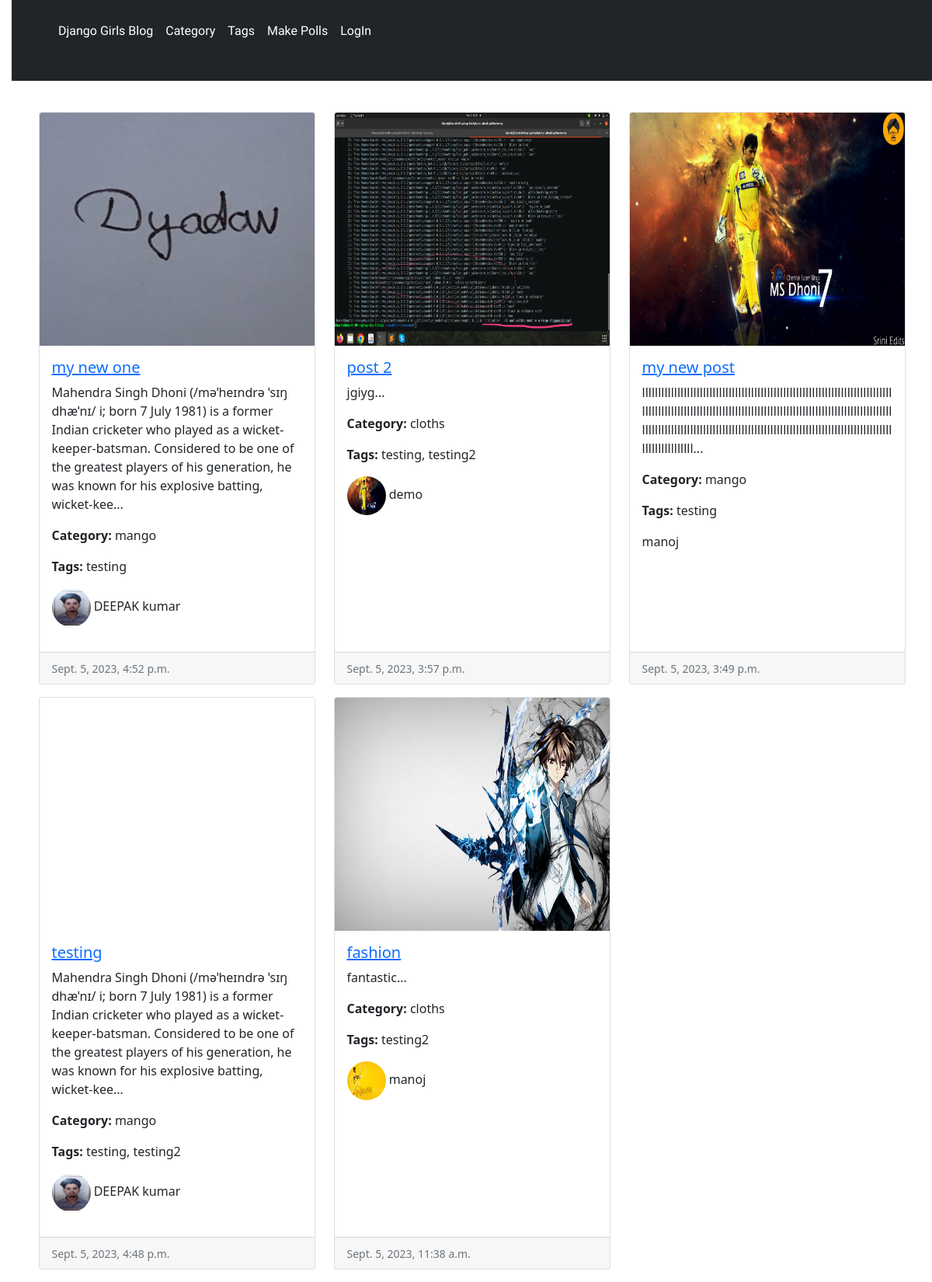
The page / on the database its author committed.
### blog/models.py (models this page shows, shortened)
class Post(models.Model):
    author = models.ForeignKey(User, on_delete=models.CASCADE)
    category = models.ForeignKey(Category, on_delete=models.CASCADE)
    tags = models.ManyToManyField(Tag)
    title = models.CharField(max_length=200)
    text = models.TextField()
    feature_img = models.ImageField(upload_to='post/feture',blank=True, null=True)
    thumbnail_img = models.ImageField(upload_to='post/thumbnail',blank=True, null=True)
    slug = AutoSlugField(populate_from='title', unique=True, default=None, null=True)
    created_date = models.DateTimeField(default=timezone.now)
    published_date = models.DateTimeField(blank=True, null=True)
    class Meta:
        ordering = ['-created_date',]

class Category(models.Model):
    name = models.CharField(max_length=60)
    desc = models.TextField()
    image = models.ImageField(upload_to='cat')
    slug = AutoSlugField(populate_from='name', unique=True, default=None, null=True)

class Tag(models.Model):
    name = models.CharField(max_length=60)
    desc = models.TextField()
    image = models.ImageField(upload_to='cat')
    def __str__(self):
        return self.name

class User(AbstractUser):
    phone_no = models.PositiveIntegerField(validators=[MaxValueValidator(9999999999)], null=True,blank=True)
    gender = models.CharField(max_length=1,choices=SEX_CHOICES,)
    date_of_birth = models.DateField(null=True)
    company = models.CharField(max_length=100,null=True,blank=True)
    city = models.CharField(max_length=30)
    state = models.CharField(max_length=30)
    country = models.CharField(max_length=30)
    user_img = models.ImageField(upload_to='UserImg', blank=True, null=True)
    user_web =  models.URLField(max_length=250,null=True,blank=True)
    user_address = models.CharField(max_length=300)
    rule = models.CharField(max_length=1,choices=RULE_CHOICES, null=True,blank=True)

### blog/views.py (the view)
# urls.py: path('',views.post_list, name='post_list'),
def post_list(request):
    posts = Post.objects.filter(published_date__lte=timezone.now()).order_by('-created_date')
    return render(request, 'blog/post_list.html', {'posts': posts})

### blog/templates/blog/post_list.html
{% extends 'blog/base.html' %}
{% block content %}
    <div class='row card-group'>
        {% for post in posts %}
          <div class="col-4 mb-3">
            <div class="card h-100">
              <embed
                src="{{post.thumbnail_img.url}}" width="450" height="300"
                class="card-img-top"
                alt="..."
              />
                <div class="card-body">
                    <h5 class="card-title"><a href="{% url 'post_detail' slug=post.slug %}">{{ post.title }}</a></h5>
                    <p class="card-text">{{ post.text|slice:250 }}...</p>
                    <p><strong>Category:</strong> {{ post.category.name }}</p>
                    <p><strong>Tags:</strong> {{ post.tags.all|join:", " }}</p>
                    <p class="in">
                    {% if post.author.user_img %}
                        <img src="{{post.author.user_img.url}}" class="rounded_img" width="50" height="50"/>
                    {% endif %}
                    {% if post.author == request.user %}
                    <span><a href="{% url 'user_profile' %}">{{ post.author.first_name }}</a></span>
                    {% else %}
                        <span>{{ post.author.first_name }}</span>
                    {% endif %}
                </p>
                </div>
                <div class="card-footer">
                    <small class="text-muted">{{ post.published_date }}</small>
                </div>
            </div>
          </div>
        {% endfor %}
    </div>
{% endblock %}

### blog/static/css1/blog.css (style rules this page uses)
body { padding-left: 15px; }
.rounded_img { border-radius: 100% 100%; }
.in { display:inline-block; }

### rows shown on the page
Post: title "my new one", text "Mahendra Singh Dhoni (/məˈheɪndrə ˈsɪŋ dhæˈnɪ/ i; born 7 July 1981) is a former Indian cricketer who played as a wicket-keeper-batsman. Considered to be one of the greatest players of his generation, he was known for his explosive batting, wicket-kee", category.name "mango", tags.all "testing", author.user_img (picture), author.first_name "DEEPAK kumar", published_date "Sept. 5, 2023, 4:52 p.m."
Post: title "post 2", text "jgiyg", category.name "cloths", tags.all "testing, testing2", author.user_img (picture), author.first_name "demo", published_date "Sept. 5, 2023, 3:57 p.m."
Post: title "my new post", text "llllllllllllllllllllllllllllllllllllllllllllllllllllllllllllllllllllllllllllllllllllllllllllllllllllllllllllllllllllllllllllllllllllllllllllllllllllllllllllllllllllllllllllllllllllllllllllllllllllllllllllllllllllllllllllllllllllllllllllllllllllllllll", category.name "mango", tags.all "testing", author.first_name "manoj", published_date "Sept. 5, 2023, 3:49 p.m."
Post: title "testing", text "Mahendra Singh Dhoni (/məˈheɪndrə ˈsɪŋ dhæˈnɪ/ i; born 7 July 1981) is a former Indian cricketer who played as a wicket-keeper-batsman. Considered to be one of the greatest players of his generation, he was known for his explosive batting, wicket-kee", category.name "mango", tags.all "testing, testing2", author.user_img (picture), author.first_name "DEEPAK kumar", published_date "Sept. 5, 2023, 4:48 p.m."
Post: title "fashion", text "fantastic", category.name "cloths", tags.all "testing2", author.user_img (picture), author.first_name "manoj", published_date "Sept. 5, 2023, 11:38 a.m."
